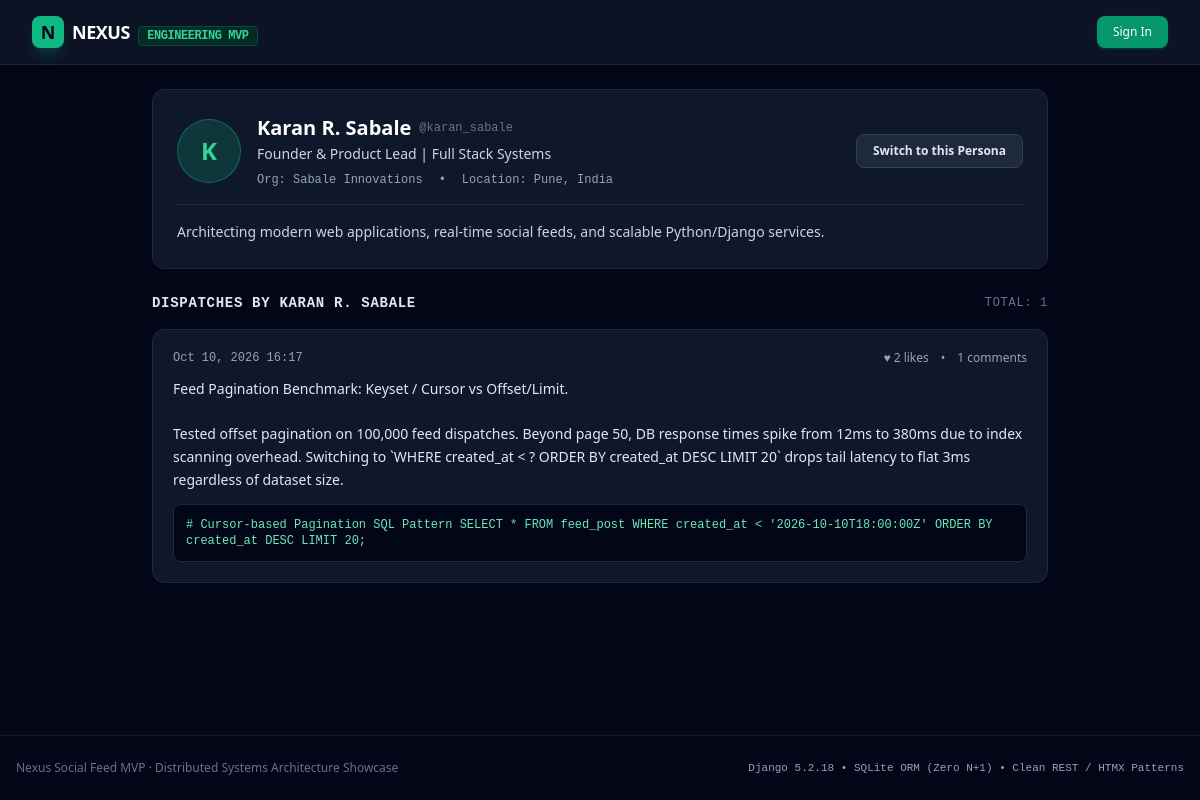
The app's page /accounts/u/karan_sabale/ with its own data.
### accounts/models.py (models this page shows, shortened)
class Profile(models.Model):
    user = models.OneToOneField(User, on_delete=models.CASCADE, related_name='profile')
    headline = models.CharField(max_length=255, default='Software Engineer')
    bio = models.TextField(blank=True, default='')
    company = models.CharField(max_length=150, blank=True, default='Independent')
    location = models.CharField(max_length=100, blank=True, default='India')
    github_handle = models.CharField(max_length=100, blank=True, default='')
    created_at = models.DateTimeField(auto_now_add=True)

### feed/models.py (models this page shows, shortened)
class Post(models.Model):
    author = models.ForeignKey(User, on_delete=models.CASCADE, related_name='posts')
    content = models.TextField()
    code_snippet = models.TextField(blank=True, default='')
    language = models.CharField(max_length=50, blank=True, default='python')
    tags = models.CharField(max_length=200, blank=True, default='')
    likes = models.ManyToManyField(User, related_name='liked_posts', blank=True)
    created_at = models.DateTimeField(auto_now_add=True)
    updated_at = models.DateTimeField(auto_now=True)
    class Meta:
        ordering = ['-created_at']
    @property
    def like_count(self):
        return self.likes.count()
    @property
    def comment_count(self):
        return self.comments.count()

### accounts/views.py (the view)
# urls.py: path('u/<str:username>/', views.profile_view, name='profile'),
def profile_view(request, username):
    target_user = get_object_or_404(User, username=username)
    profile, _ = Profile.objects.get_or_create(user=target_user)
    posts = target_user.posts.all().order_by('-created_at')
    return render(request, 'accounts/profile.html', {
        'target_user': target_user,
        'profile': profile,
        'posts': posts,
    })

### templates/accounts/profile.html
{% extends "base.html" %}
{% block content %}
<div class="max-w-4xl mx-auto space-y-6">
    <div class="bg-slate-900 border border-slate-800 rounded-xl p-6 shadow-sm">
        <div class="flex flex-col sm:flex-row items-start sm:items-center justify-between gap-4">
            <div class="flex items-center space-x-4">
                <div class="w-16 h-16 rounded-full bg-emerald-500/20 border border-emerald-500/40 flex items-center justify-center text-emerald-400 font-bold text-2xl">
                    {{ target_user.username|slice:":1"|upper }}
                </div>
                <div>
                    <h1 class="text-xl font-bold text-white flex items-center gap-2">
                        {{ target_user.get_full_name|default:target_user.username }}
                        <span class="text-xs font-mono text-slate-500 font-normal">@{{ target_user.username }}</span>
                    </h1>
                    <p class="text-sm text-slate-300 mt-0.5">{{ profile.headline }}</p>
                    <div class="flex items-center gap-4 text-xs text-slate-400 mt-2 font-mono">
                        <span>Org: {{ profile.company }}</span>
                        <span>&bull;</span>
                        <span>Location: {{ profile.location }}</span>
                    </div>
                </div>
            </div>
            {% if target_user == user %}
            <div class="bg-emerald-950/60 border border-emerald-800 text-emerald-300 text-xs px-3 py-1.5 rounded-full font-mono">
                Active Perspective
            </div>
            {% else %}
            <a href="{% url 'switch_user' target_user.id %}" class="bg-slate-800 hover:bg-slate-700 text-slate-200 border border-slate-700 text-xs font-semibold px-4 py-2 rounded-lg transition">
                Switch to this Persona
            </a>
            {% endif %}
        </div>
        {% if profile.bio %}
        <div class="mt-4 pt-4 border-t border-slate-800 text-sm text-slate-300 leading-relaxed">
            {{ profile.bio }}
        </div>
        {% endif %}
    </div>
    <div class="space-y-4">
        <h3 class="text-sm font-semibold text-slate-200 font-mono uppercase tracking-wider flex items-center justify-between">
            <span>Dispatches by {{ target_user.get_full_name|default:target_user.username }}</span>
            <span class="text-slate-500 text-xs font-normal">Total: {{ posts.count }}</span>
        </h3>
        {% for post in posts %}
        <article class="bg-slate-900 border border-slate-800 rounded-xl p-5 shadow-sm space-y-3">
            <div class="flex items-center justify-between">
                <time class="text-xs font-mono text-slate-400">{{ post.created_at|date:"M d, Y H:i" }}</time>
                <div class="flex items-center space-x-3 text-xs text-slate-400">
                    <span>&hearts; {{ post.like_count }} likes</span>
                    <span>&bull;</span>
                    <span>{{ post.comment_count }} comments</span>
                </div>
            </div>
            <p class="text-sm text-slate-200 whitespace-pre-line leading-relaxed">{{ post.content }}</p>
            {% if post.code_snippet %}
            <div class="bg-slate-950 border border-slate-800 rounded-lg p-3 font-mono text-xs text-emerald-300 overflow-x-auto">
                <code>{{ post.code_snippet }}</code>
            </div>
            {% endif %}
        </article>
        {% empty %}
        <div class="text-center py-8 bg-slate-900 border border-slate-800 rounded-xl text-slate-400 text-xs">
            No dispatches published yet.
        </div>
        {% endfor %}
    </div>
</div>
{% endblock %}

### templates/base.html (style rules this page uses)
pre, code { font-family: ui-monospace, SFMono-Regular, Menlo, Monaco, Consolas, "Liberation Mono", "Courier New", monospace; }

### records on screen
Profile: headline "Founder & Product Lead | Full Stack Systems", company "Sabale Innovations", location "Pune, India", bio "Architecting modern web applications, real-time social feeds, and scalable Python/Django services."
Post: created_at "Oct 10, 2026 16:17", like_count "2", comment_count "1", content "Feed Pagination Benchmark: Keyset / Cursor vs Offset/Limit. Tested offset pagination on 100,000 feed dispatches. Beyond page 50, DB response times spike from 12ms to 380ms due to index scanning overhead. Switching to `WHERE created_at < ? ORDER BY created_at DESC LIMIT 20` drops tail latency to flat 3ms regardless of dataset size.", code_snippet "# Cursor-based Pagination SQL Pattern SELECT * FROM feed_post WHERE created_at < '2026-10-10T18:00:00Z' ORDER BY created_at DESC LIMIT 20;"

### other values on screen
{{ target_user.username|slice:":1"|upper }} "K"
{{ target_user.get_full_name|default:target_user.username }} "Karan R. Sabale"
{{ target_user.username }} "karan_sabale"
{{ target_user.get_full_name|default:target_user.username }} "KARAN R. SABALE"
{{ posts.count }} "1"
